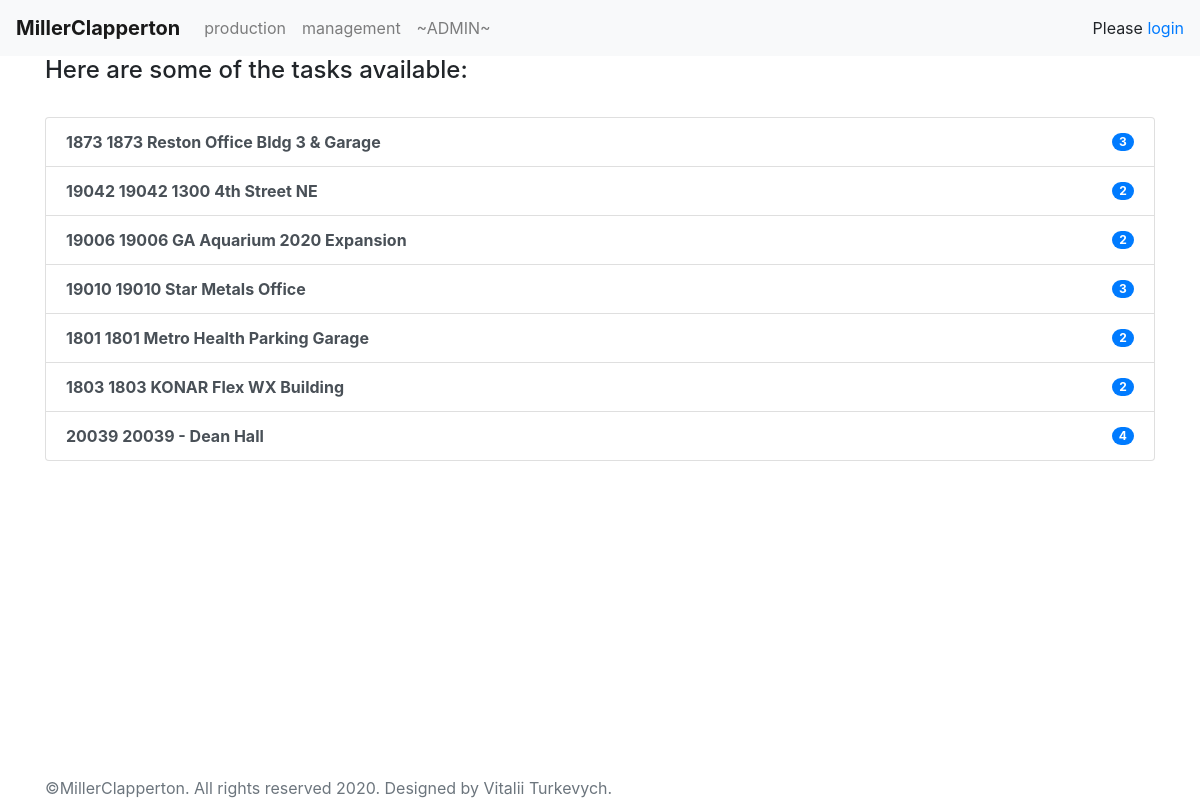
/production/, run on an earlier commit of the app's database.
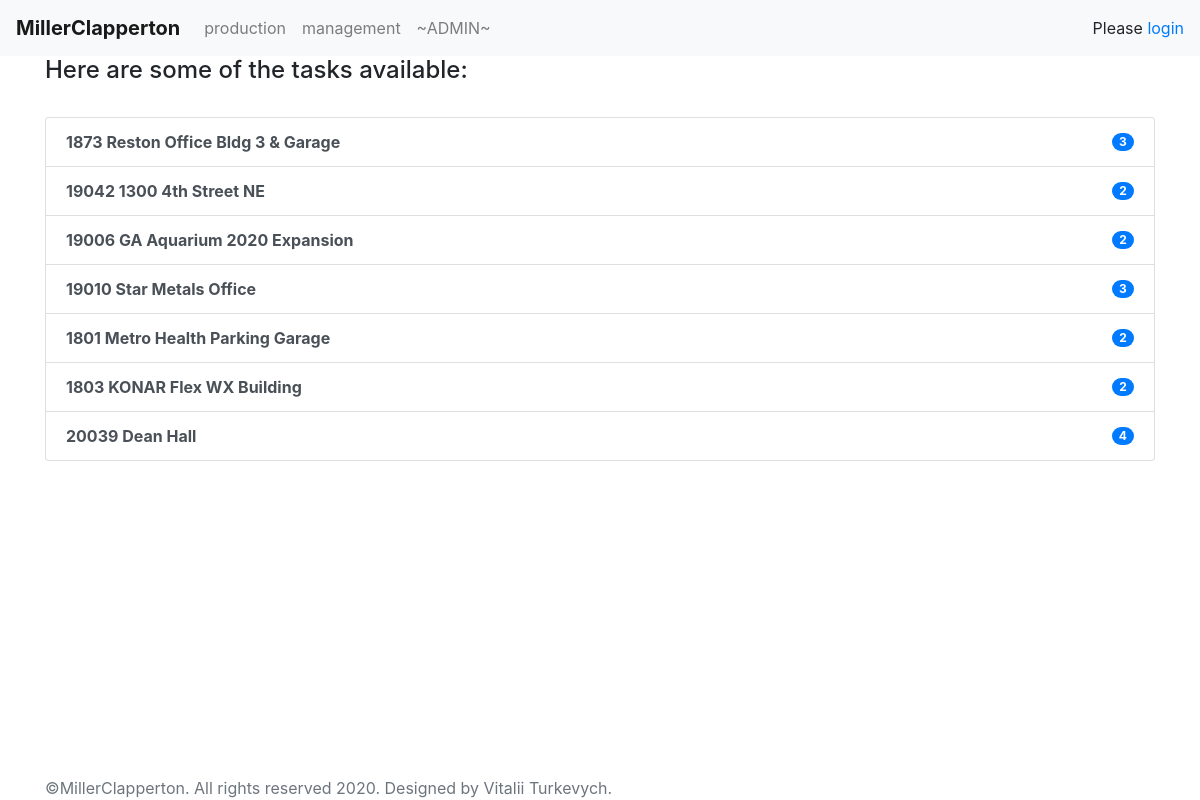
And on a later commit of the database.
### app/models.py (models this page shows, shortened)
class Project(models.Model):
    project_title = models.CharField('Project name', max_length=200)
    project_number = models.IntegerField('Project number')
    project_path = models.CharField('Folder', max_length=200)

### app/views.py (the view)
# urls.py: path('production/', views.production, name='production'),
@gzip_page
def production(request):
    projects = Project.objects.order_by('id')
    return render(request, 'production.html',
                  {'projects': projects})

### app/templates/production.html (shortened to what this page needs)
{% extends 'base.html' %}
    {% block content %}
        {% if projects %}
        <h4 style="horiz-align: center">Here are some of the tasks available:</h4><br>
        <div class="list-group">
            {% for project in projects %}
                <a href="{{project.project_number}}" class="list-group-item list-group-item-action d-flex justify-content-between align-items-center">
                    <b>{{project.project_number}} {{ project.project_title }}</b>
                    <span class="badge badge-primary badge-pill">{{ project.release_set.count }}</span>
                </a>
            {% endfor %}
        </div>
        {% else %}
            Nothing here yet, but it is coming soon....
        {% endif %}
{% endblock %}

### app/templates/base.html (shortened to what this page needs)
<!doctype html>
<html lang="en">
<head>
    <link rel="stylesheet" href="https://stackpath.bootstrapcdn.com/bootstrap/4.5.0/css/bootstrap.min.css"
>
    <link rel="stylesheet" href="main.css">
</head>
<body class="d-flex flex-column h-100">
<header>
    <div class="container-fluide">
        <nav class="navbar navbar-expand-lg navbar-light bg-light">
            <a class="navbar-brand" href="{% url 'home' %}"><b>MillerClapperton</b></a>
            <div class="collapse navbar-collapse" id="navbarNavAltMarkup">
                <div class="navbar-nav">
                    <a class="nav-item nav-link" href="{% url 'production' %}">production</a>
                    <a class="nav-item nav-link" href="{% url 'management' %}">management</a>
                    <a class="nav-item nav-link" href="/admin/">~ADMIN~</a>
                </div>
            </div>
            {% include 'userbar.html' %}
        </nav>
    </div>
</header>
<main role="main" class="flex-shrink-0">
    <div class="container-{% block container_type %}sm{% endblock %}">
        {% block content %}{% endblock %}
    </div>
</main>
<footer class="footer mt-auto py-3" >
    <div class="container" >
        <span class="text-muted" style="position: fixed; bottom: 0;">©MillerClapperton. All rights reserved 2020. Designed by Vitalii Turkevych.</span>
    </div>
</footer>
</body>
</html>

### app/templates/userbar.html
{% block userbar %}
    {% if user.get_full_name %}
        <span><a href="{% url 'login' %}" class="badge-light">{{ user.get_short_name }}</a></span>
    {% else %}
        <span>Please <a href="{% url 'login' %}">login</a></span>
    {% endif %}
{% endblock %}

What changed in the data, as far as the page shows it:
changed Project: project_title "1873 Reston Office Bldg 3 & Garage" → "Reston Office Bldg 3 & Garage"
changed Project id 2: project_title "19042 1300 4th Street NE" → "1300 4th Street NE"
changed Project: project_title "19006 GA Aquarium 2020 Expansion" → "GA Aquarium 2020 Expansion"
changed Project: project_title "19010 Star Metals Office" → "Star Metals Office"
changed Project: project_title "1801 Metro Health Parking Garage" → "Metro Health Parking Garage"
changed Project: project_title "1803 KONAR Flex WX Building" → "KONAR Flex WX Building"
changed Project: project_title "20039 - Dean Hall" → "Dean Hall"
